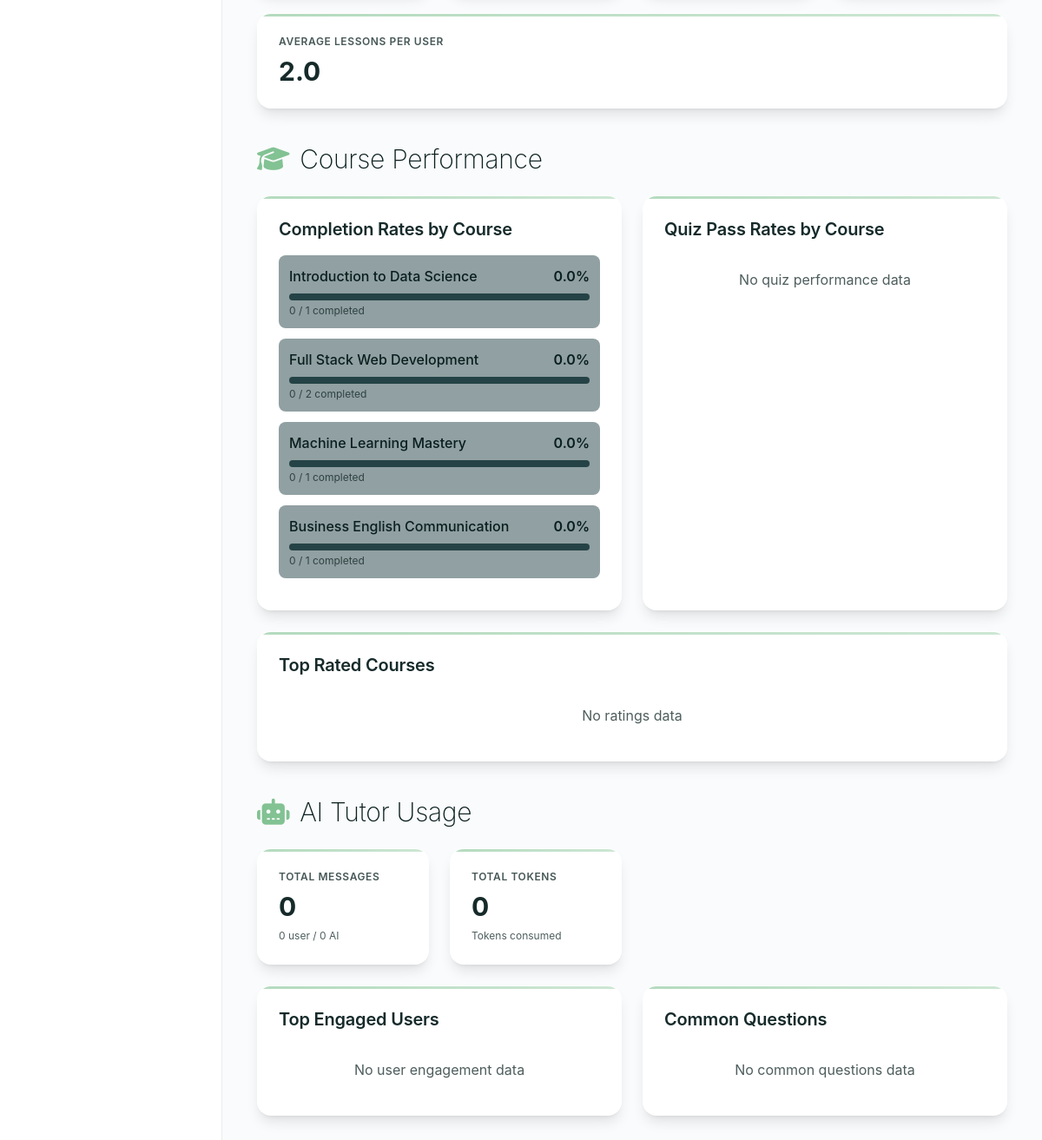
/dashboard/analytics/ (signed in, lower part), run on an earlier commit of the app's database.
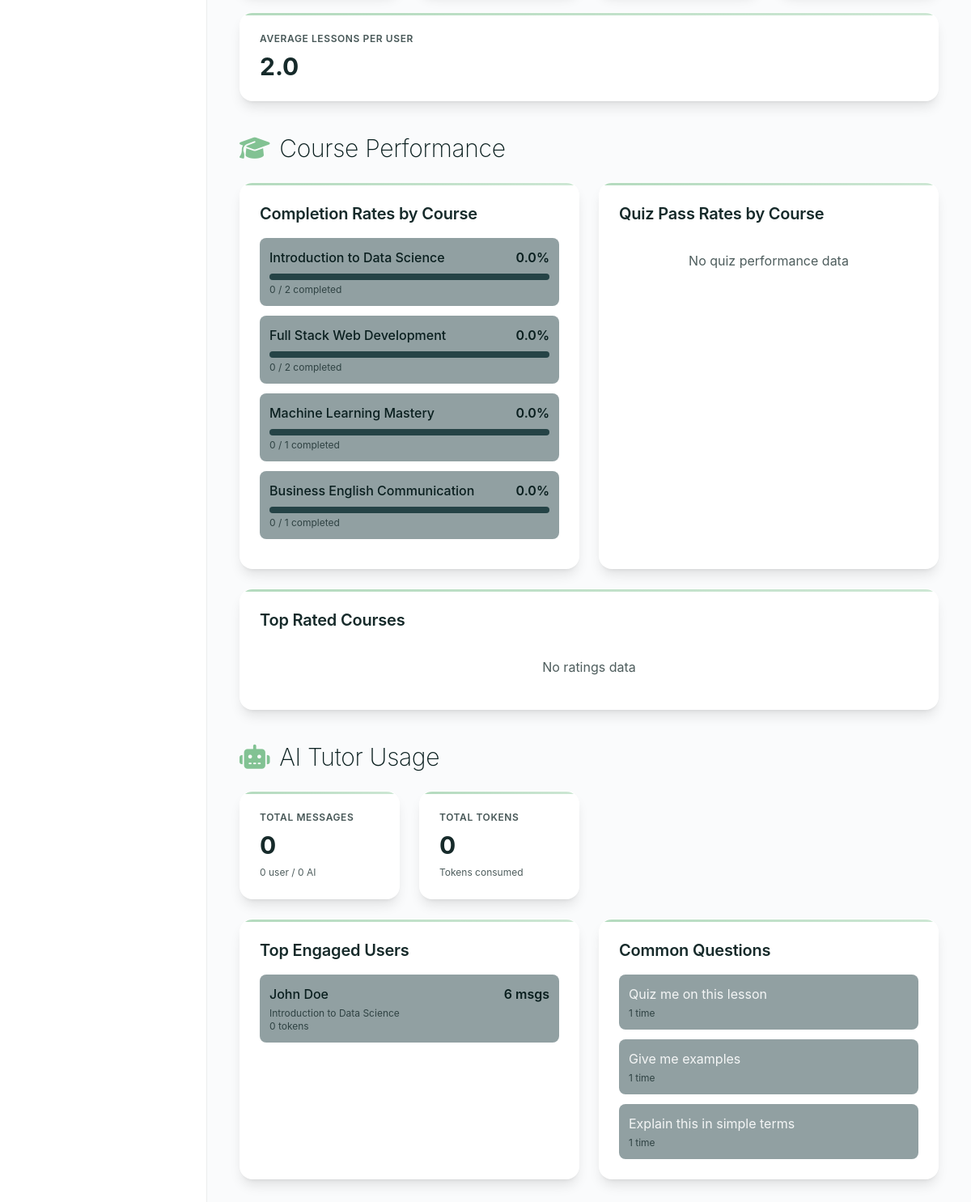
And on a later commit of the database.
### myApp/models.py (models this page shows, shortened)
class Course(models.Model):
    LEVEL_CHOICES = [
        ('beginner', 'Beginner'),
        ('intermediate', 'Intermediate'),
        ('advanced', 'Advanced'),
    ]
    STATUS_CHOICES = [
        ('draft', 'Draft'),
        ('published', 'Published'),
        ('archived', 'Archived'),
    ]
    COURSE_TYPE_CHOICES = [
        ('recorded', 'Recorded'),
        ('live', 'Live'),
        ('hybrid', 'Hybrid'),
    ]
    title = models.CharField(max_length=200)
    slug = models.SlugField(unique=True)
    description = models.TextField()
    short_description = models.CharField(max_length=300)  # For cards
    outcome = models.CharField(max_length=300)  # What students will achieve
    thumbnail = models.ImageField(upload_to='courses/thumbnails/', blank=True, null=True)
    preview_video = models.URLField(blank=True)  # 30-sec preview URL
    category = models.ForeignKey(Category, on_delete=models.SET_NULL, null=True, related_name='courses')
    level = models.CharField(max_length=20, choices=LEVEL_CHOICES, default='beginner')
    course_type = models.CharField(max_length=20, choices=COURSE_TYPE_CHOICES, default='recorded', help_text='Type of course: Recorded (self-paced), Live (scheduled sessions), or Hybrid (combination)')
    instructor = models.ForeignKey(User, on_delete=models.SET_NULL, null=True, related_name='courses_taught')
    price = models.DecimalField(max_digits=10, decimal_places=2, default=0)
    currency = models.CharField(max_length=3, default='USD')
    is_free = models.BooleanField(default=False)
    estimated_hours = models.PositiveIntegerField(default=10)
    lessons_count = models.PositiveIntegerField(default=0)  # Computed field
    language = models.CharField(max_length=10, default='en')
    available_languages = models.JSONField(default=list)  # ['en', 'es', 'fr']
    has_certificate = models.BooleanField(default=True)
    has_ai_tutor = models.BooleanField(default=True)
    has_quizzes = models.BooleanField(default=True)
    status = models.CharField(max_length=20, choices=STATUS_CHOICES, default='draft')
    meta_title = models.CharField(max_length=70, blank=True)
    meta_description = models.CharField(max_length=160, blank=True)
    enrolled_count = models.PositiveIntegerField(default=0)
    completion_rate = models.FloatField(default=0)  # Percentage
    average_rating = models.FloatField(default=0, validators=[MinValueValidator(0), MaxValueValidator(5)])
    created_at = models.DateTimeField(auto_now_add=True)
    updated_at = models.DateTimeField(auto_now=True)
    published_at = models.DateTimeField(null=True, blank=True)
    class Meta:
        ordering = ['-created_at']

class TutorConversation(models.Model):
    user = models.ForeignKey(User, on_delete=models.CASCADE, related_name='tutor_conversations')
    lesson = models.ForeignKey(Lesson, on_delete=models.SET_NULL, null=True, blank=True)
    course = models.ForeignKey(Course, on_delete=models.SET_NULL, null=True, blank=True)
    title = models.CharField(max_length=200, blank=True)
    started_at = models.DateTimeField(auto_now_add=True)
    updated_at = models.DateTimeField(auto_now=True)
    language = models.CharField(max_length=10, default='en')

class TutorMessage(models.Model):
    ROLE_CHOICES = [
        ('user', 'User'),
        ('assistant', 'AI Tutor'),
        ('system', 'System'),
    ]
    conversation = models.ForeignKey(TutorConversation, on_delete=models.CASCADE, related_name='messages')
    role = models.CharField(max_length=20, choices=ROLE_CHOICES)
    content = models.TextField()
    created_at = models.DateTimeField(auto_now_add=True)
    tokens_used = models.PositiveIntegerField(default=0)
    class Meta:
        ordering = ['created_at']

### myApp/views.py (the view, shortened to what this page needs)
        def wrapper(request, *args, **kwargs):
            if not request.user.is_authenticated:
                return redirect('login')
            if 'admin' in allowed_roles and (request.user.is_superuser or request.user.is_staff):
                return view_func(request, *args, **kwargs)

### myApp/context_processors.py (called while the page is built)
def currency_context(request):
    selected_currency = request.session.get('selected_currency', 'USD')
    available_currencies = [choice[0] for choice in CoursePricing.CURRENCY_CHOICES]
    return {
        'selected_currency': selected_currency,
        'available_currencies': available_currencies,
        'currency_choices': CoursePricing.CURRENCY_CHOICES,
    }

### myApp/views.py (called while the page is built, shortened)
def role_required(allowed_roles):
    def decorator(view_func):
        def wrapper(request, *args, **kwargs):
            if not request.user.is_authenticated:
                return redirect('login')
            if 'admin' in allowed_roles and (request.user.is_superuser or request.user.is_staff):
                return view_func(request, *args, **kwargs)
        return wrapper
    return decorator

### myApp/templates/dashboard/analytics.html (shortened to what the changed rows need)
{% extends 'dashboard/base.html' %}
{% block content %}
<div class="w-full max-w-[1800px] mx-auto">
    <div class="mb-8 sm:mb-10">
        <h2 class="text-2xl sm:text-3xl font-extralight text-white mb-6 flex items-center gap-3">
            <i class="fas fa-graduation-cap text-[#82C293]"></i>
            Course Performance
        </h2>
        <div class="grid grid-cols-1 lg:grid-cols-2 gap-6">
            <div class="rounded-2xl bg-[#04363a]/70 backdrop-blur-xl p-6 border border-white/10 shadow-lg">
                <div class="space-y-3 max-h-96 overflow-y-auto">
                    {% for course in course_performance %}
                    <div class="p-3 bg-[#254346]/50 rounded-lg">
                        <div class="flex items-center justify-between mb-2">
                            <span class="text-white font-medium truncate">{{ course.title|truncatechars:35 }}</span>
                            <span class="text-white font-semibold">{{ course.computed_completion_rate|floatformat:1 }}%</span>
                        </div>
                        <div class="h-2 bg-[#254346] rounded-full overflow-hidden mb-1">
                        </div>
                        <div class="text-xs text-white/60">{{ course.completed_enrollments }} / {{ course.total_enrollments }} completed</div>
                    </div>
                    {% empty %}
                    <p class="text-white/60 text-center py-4">No course performance data</p>
                    {% endfor %}
                </div>
            </div>
        </div>
    </div>
    <div class="mb-8 sm:mb-10">
        <h2 class="text-2xl sm:text-3xl font-extralight text-white mb-6 flex items-center gap-3">
            <i class="fas fa-robot text-[#82C293]"></i>
            AI Tutor Usage
        </h2>
        <div class="grid grid-cols-1 lg:grid-cols-2 gap-6">
            <div class="rounded-2xl bg-[#04363a]/70 backdrop-blur-xl p-6 border border-white/10 shadow-lg">
                <div class="space-y-3">
                    {% for conv in top_users %}
                    <div class="p-3 bg-[#254346]/50 rounded-lg">
                        <div class="flex items-center justify-between mb-1">
                            <span class="text-white font-medium">{{ conv.user.get_full_name|default:conv.user.username }}</span>
                            <span class="text-white font-semibold">{{ conv.message_count }} msg{{ conv.message_count|pluralize }}</span>
                        </div>
                        <div class="text-xs text-white/60">{{ conv.course.title|default:"General" }}</div>
                        <div class="text-xs text-white/60">{{ conv.token_count|default:0 }} tokens</div>
                    </div>
                    {% empty %}
                    <p class="text-white/60 text-center py-4">No user engagement data</p>
                    {% endfor %}
                </div>
            </div>
            <div class="rounded-2xl bg-[#04363a]/70 backdrop-blur-xl p-6 border border-white/10 shadow-lg">
                <div class="space-y-3">
                    {% for question in common_questions %}
                    <div class="p-3 bg-[#254346]/50 rounded-lg">
                        <div class="text-white/90 mb-1">{{ question.content|truncatechars:80 }}</div>
                        <div class="text-xs text-white/60">{{ question.count }} time{{ question.count|pluralize }}</div>
                    </div>
                    {% empty %}
                    <p class="text-white/60 text-center py-4">No common questions data</p>
                    {% endfor %}
                </div>
            </div>
        </div>
    </div>
</div>
{% endblock %}

What changed in the data, as far as the page shows it:
changed Course "Introduction to Data Science": total_enrollments "1" → "2"
added TutorConversation: user.get_full_name "John Doe", message_count "6", course "Introduction to Data Science", token_count "0"
added TutorMessage: content "Quiz me on this lesson", count "1"
added TutorMessage: content "Give me examples", count "1"
added TutorMessage: content "Explain this in simple terms", count "1"
Also different on the page:
text no longer shown: "No user engagement data No common questions data"
